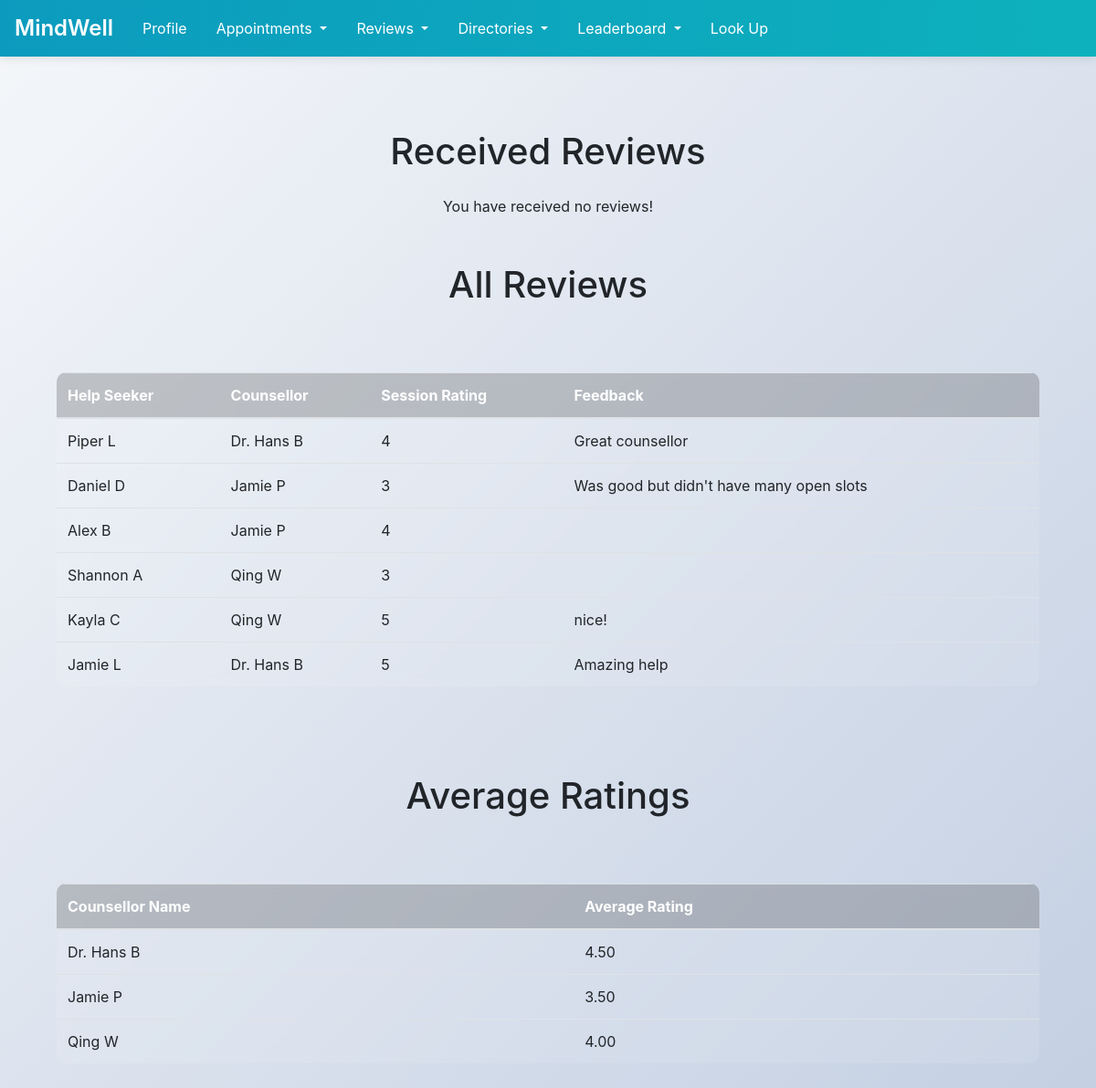
/view-reviews.php (signed in), run on the app's committed database.
### tables this page shows
CREATE TABLE Users (
	userID		int			 	PRIMARY KEY AUTO_INCREMENT,
	password	varchar(50) 	NOT NULL,
	name		varchar(100) 	NOT NULL,
	age			int,
	location	varchar(125),
	email		varchar(80) 	UNIQUE NOT NULL,
	phone		char(12)
);

CREATE TABLE Review (
	reviewID		int			PRIMARY KEY AUTO_INCREMENT,
	reviewAuthor	int			NOT NULL,
	counsellor 		int			NOT NULL,
	rating			int,
	feedback		varchar(10000),
	FOREIGN KEY (reviewAuthor) REFERENCES HelpSeeker(userID),
	FOREIGN KEY (counsellor) REFERENCES Counsellor(userID) ON DELETE CASCADE
);

### view-reviews.php (the view, shortened to what this page needs)
<?php
    $conn = OpenCon();
    function showRecievedReviews() {
        global $conn;
        $sql = "SELECT name, rating, feedback
                FROM Users U, Review R
                WHERE U.userID = R.reviewAuthor AND
                      R.counsellor =".$_SESSION["userID"];
        $result = $conn->query($sql);
        if(mysqli_num_rows($result)==0) {
            echo "<p class = 'text-center'> You have received no reviews! </p>";
        }
    }
    function showRelevantReviews() {
        if($_SESSION["userType"] == "helpSeeker") {
            echo "<h1 class = 'text-center mt-5 mb-4'> Written Reviews </h1>";
            showWrittenReviews();
        } else {
            echo "<h1 class = 'text-center mt-5 mb-4'> Received Reviews </h1>";
            showRecievedReviews();
        }
    }
    function showAllReviews() {
        global $conn;
        $sql = "SELECT U1.name AS author, U2.name AS receiver, rating, feedback
                FROM Users U1, Users U2, Review R
                WHERE U1.userID = R.reviewAuthor AND
                      U2.userID = R.counsellor";
        $result = $conn->query($sql);
        while($row = $result->fetch_assoc()) {
            echo "<tr>
                    <td>".$row["author"]."</td>
                    <td>".$row["receiver"]."</td>
                    <td>".$row["rating"]."</td>
                    <td>".$row["feedback"]."</td>
                  </tr>";
        }
    }
    function showAverageRatings() {
        global $conn;
        $sql = "SELECT U.name, AVG(R.rating) AS avgRating
                FROM Review R, Users U
                WHERE U.userID = R.counsellor
                GROUP BY U.name";
        $result = $conn->query($sql);
        while($row = $result->fetch_assoc()) {
            echo "<tr>
                    <td>".$row["name"]."</td>
                    <td>".number_format($row["avgRating"], 2)."</td>
                  </tr>";
        }
    }
?>
<!DOCTYPE html>
<html>
    <head>
        <link rel="stylesheet" href="https://cdn.jsdelivr.net/npm/bootstrap@4.5.3/dist/css/bootstrap.min.css" xintegrity="sha384-TX8t27EcRE3e/ihU7zmQxVncDAy5uIKz4rEkgIXeMed4M0jlfIDPvg6uqKI2xXr2">
        <link rel="stylesheet" href="styles/main.css">
    </head>
    <body>
        <nav class="navbar navbar-expand-lg navbar-dark bg-dark">
            <a class="navbar-brand" href="#">MindWell</a>
            <div class="collapse navbar-collapse" id="navbarNav">
                <ul class="navbar-nav">
                    <li class="nav-item">
                        <a class="nav-link" href="/MindWell/profile.php">Profile</a>
                    </li>
                    <li class="nav-item dropdown">
                        <a class="nav-link dropdown-toggle" id="navbarDropdownMenuLink" role="button" data-toggle="dropdown" aria-haspopup="true" aria-expanded="false">
                        Appointments
                        </a>
                    </li>
                    <li class="nav-item dropdown">
                        <a class="nav-link dropdown-toggle" id="navbarDropdownMenuLink" role="button" data-toggle="dropdown" aria-haspopup="true" aria-expanded="false">
                            Reviews
                        </a>
                    </li>
                    <li class="nav-item dropdown">
                        <a class="nav-link dropdown-toggle" id="navbarDropdownMenuLink" role="button" data-toggle="dropdown" aria-haspopup="true" aria-expanded="false">
                            Directories
                        </a>
                    </li>
                    <li class="nav-item dropdown">
                        <a class="nav-link dropdown-toggle" id="navbarDropdownMenuLink" role="button" data-toggle="dropdown" aria-haspopup="true" aria-expanded="false">
                            Leaderboard
                        </a>
                    </li>
                    <li class="nav-item">
                        <a class="nav-link" href="/MindWell/lookup.php">Look Up</a>
                    </li>
                </ul>
            </div>
        </nav>
        <div class = "container">
            <?php showRelevantReviews() ?>
            <h1 class = "text-center mt-5 mb-4"> All Reviews </h1>
            <div class="table-responsive">
                <table class="table mt-5 mb-5">
                <thead>
                    <tr>
                        <th>Help Seeker</th>
                        <th>Counsellor</th>
                        <th>Session Rating</th>
                        <th>Feedback</th>
                    </tr>
                </thead>
                <tbody>
                    <?php showAllReviews() ?>
                </tbody>
                </table>
            </div>
            <h1 class = "text-center mt-5 mb-4"> Average Ratings </h1>
            <div class="table-responsive">
                <table class="table mt-5 mb-5">
                <thead>
                    <tr>
                        <th>Counsellor Name</th>
                        <th>Average Rating</th>
                    </tr>
                </thead>
                <tbody>
                    <?php showAverageRatings() ?>
                </tbody>
                </table>
            </div>
        </div>
    </body>
</html>

### styles/main.css (style rules this page uses)
:root { --primary-color: #0c9bbe; --secondary-color: #0db1bd; --text-light: #ffffff; --shadow-color: rgba(0, 0, 0, 0.1); --glass-bg: rgba(255, 255, 255, 0.1); }
body { background: linear-gradient(135deg, #f5f7fa 0%, #c3cfe2 100%); min-height: 100vh; font-family: -apple-system, BlinkMacSystemFont, 'Segoe UI', Roboto, Oxygen, Ubuntu, Cantarell, sans-serif; }
nav { background: linear-gradient(to right, var(--primary-color), var(--secondary-color)); padding: clamp(0.5rem, 2vw, 1rem); box-shadow: 0 2px 10px var(--shadow-color); }
.navbar-brand { color: var(--text-light) !important; font-size: clamp(1.2rem, 2.5vw, 1.5rem); font-weight: 600; }
.nav-link { color: var(--text-light) !important; font-size: clamp(0.9rem, 1.5vw, 1rem); padding: 0.5rem clamp(0.5rem, 1.5vw, 1rem) !important; transition: all 0.3s ease; }
.container { padding: clamp(1rem, 3vw, 2rem); }
.table { margin-bottom: clamp(1rem, 3vw, 2rem); background: var(--glass-bg); backdrop-filter: blur(5px); border-radius: 10px; overflow: hidden; }
.table th { background: rgba(0, 0, 0, 0.2); color: var(--text-light); font-size: clamp(0.875rem, 1.5vw, 1rem); }
.table td { font-size: clamp(0.875rem, 1.5vw, 1rem); }
h1 { font-size: clamp(1.5rem, 4vw, 2.5rem); margin-bottom: clamp(1rem, 3vw, 2rem); }
p { font-size: clamp(0.9rem, 1.5vw, 1rem); line-height: 1.6; }

### data on the page
users: name "Piper L", users.name "Dr. Hans B", review.rating "4", review.feedback "Great counsellor"
users: name "Daniel D", users.name "Jamie P", review.rating "3", review.feedback "Was good but didn't have many open slots"
users: name "Alex B", users.name "Jamie P", review.rating "4"
users: name "Shannon A", users.name "Qing W", review.rating "3"
users: name "Kayla C", users.name "Qing W", review.rating "5", review.feedback "nice!"
users: name "Jamie L", users.name "Dr. Hans B", review.rating "5", review.feedback "Amazing help"

### other printed values
$row["name"] "Dr. Hans B"
$row["avgRating"] "4.50"
$row["name"] "Jamie P"
$row["avgRating"] "3.50"
$row["name"] "Qing W"
$row["avgRating"] "4.00"
